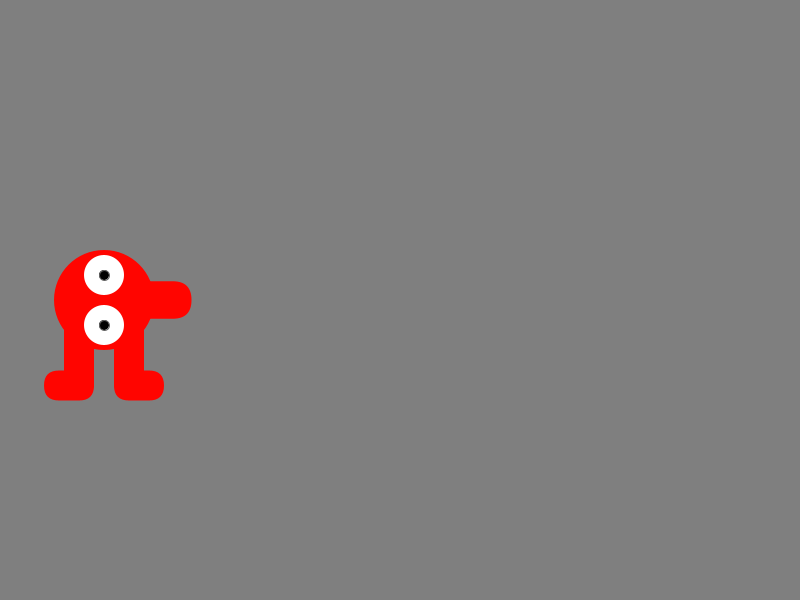
Frame 1 (no input)
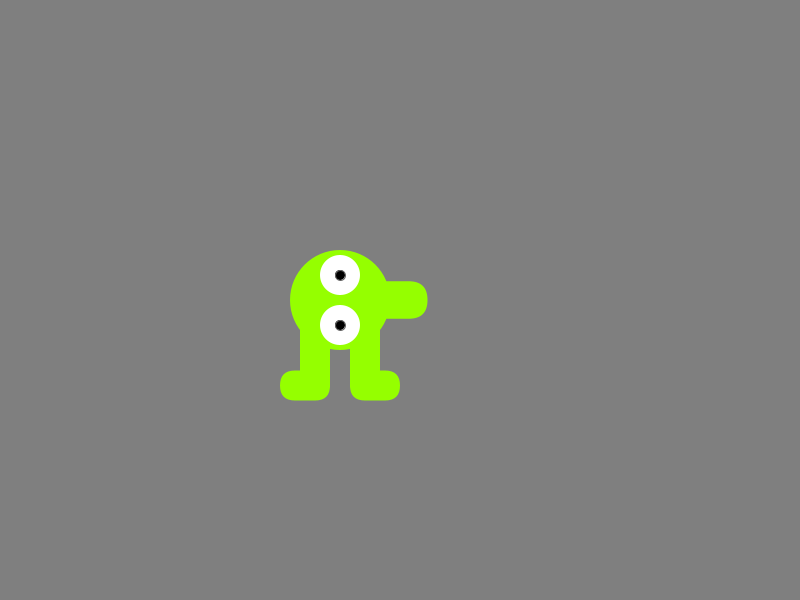
Frame 60 (the mouse pressed at the canvas centre just before this capture)
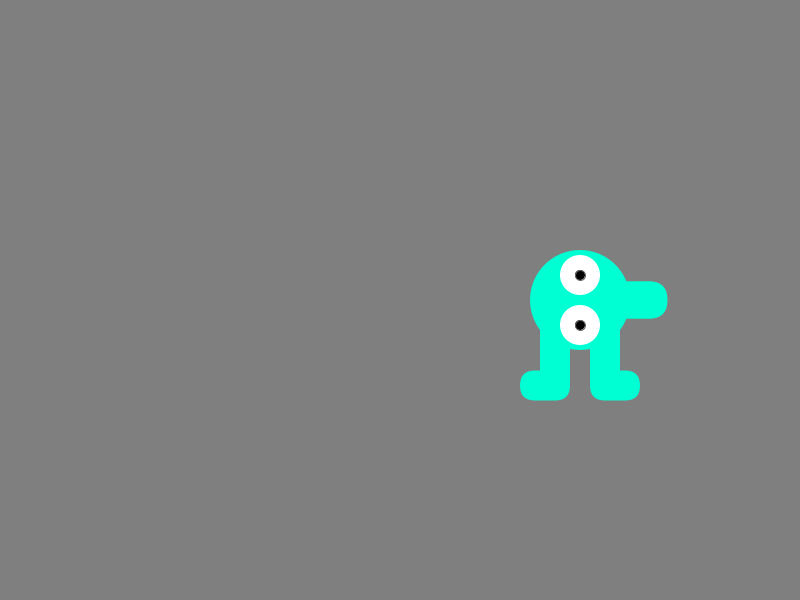
Frame 120 (the mouse held since frame 60 and released just before this capture)

The Processing sketch that drew these frames (run headless with seeded random() and noise(); from frame 60 on, the mouse is pressed at the canvas centre):

// Processing sketch: rainbow_man
// ── rainbow_man.pde
float x;
float y;
float xVelo;
float yVelo;
int c;

void setup() {
  size(800, 600);
  rectMode(CENTER);
  colorMode(HSB, 255, 100, 100);
  x = 100;
  y = height/2;
  xVelo = 4;
  yVelo = 0;
  c = 0;
}

void draw() {
  x += xVelo;
  y += yVelo;
  c++;
  if (x > width) {
    x = 0;
  }
  
  if(c > 255)
  {
    c = 0;
  }
  background(0, 0, 50);
  noStroke();
  fill(c, 100, 100);
  ellipse(x, y, 100, 100);
  rect(x + 50, y, 75, 37.5, 18.75);
  rect(x + 25, y + 50, 30, 75);
  rect(x - 25, y + 50, 30, 75);
  rect(x + 35, y + 85.5, 50, 30, 15);
  rect(x - 35, y + 85.5, 50, 30, 15);
  fill(0, 0, 100);
  ellipse(x, y - 25, 40, 40);
  ellipse(x, y + 25, 40, 40);
  stroke(100);
  fill(0, 0, 0);
  ellipse(x, y - 25, 10, 10);
  ellipse(x, y + 25, 10, 10);
}
